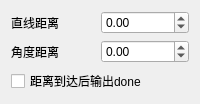
            <widget class="QWidget" name="page_9">
             <layout class="QGridLayout" name="gridLayout_25">
              <item row="1" column="0">
               <widget class="QLabel" name="lbHomeStatus_85">
                <property name="text">
                 <string>角度距离</string>
                </property>
               </widget>
              </item>
              <item row="0" column="0">
               <widget class="QLabel" name="lbHomeStatus_84">
                <property name="text">
                 <string>直线距离</string>
                </property>
               </widget>
              </item>
              <item row="0" column="1">
               <widget class="QDoubleSpinBox" name="txRobotTransLineDist">
                <property name="readOnly">
                 <bool>false</bool>
                </property>
                <property name="decimals">
                 <number>2</number>
                </property>
                <property name="minimum">
                 <double>-999999.000000000000000</double>
                </property>
                <property name="maximum">
                 <double>999999.989999999990687</double>
                </property>
               </widget>
              </item>
              <item row="1" column="1">
               <widget class="QDoubleSpinBox" name="txRobotTransAngDist">
                <property name="readOnly">
                 <bool>false</bool>
                </property>
                <property name="decimals">
                 <number>2</number>
                </property>
                <property name="minimum">
                 <double>-999999.000000000000000</double>
                </property>
                <property name="maximum">
                 <double>999999.989999999990687</double>
                </property>
               </widget>
              </item>
              <item row="2" column="0" colspan="2">
               <widget class="QCheckBox" name="ckRobotTransEucDone">
                <property name="text">
                 <string>距离到达后输出done</string>
                </property>
               </widget>
              </item>
             </layout>
            </widget>
